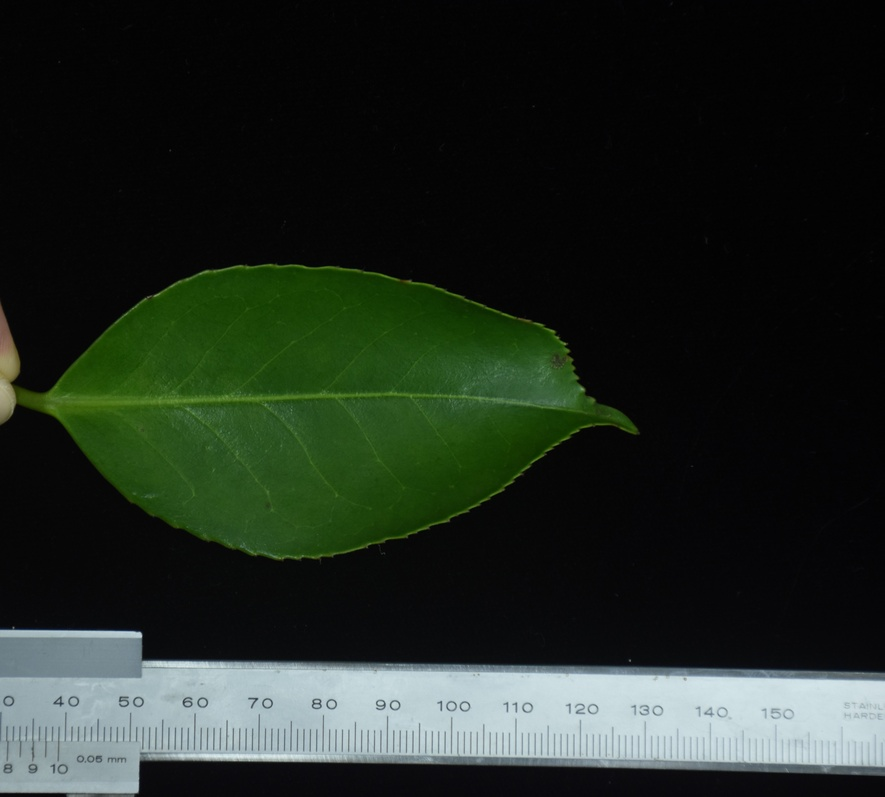
#> input picture area/images/g1.JPG, 885 x 797 px, shrunk from 4438 x 4000 before the run
$ python align.py --in1 ../../../area/images/g1.JPG --in2 ../../../area/images/g1.JPG
#> lines starting #> are read from the running program, lines starting #| are printed output that depends on the picture; after the words box and inside, x2 and y2 are one past the last pixel; in counts of white or black regions, pixels touching at a corner belong together
### src/python/analyze/detect.py
#!/usr/bin/env python3.11
# -*- coding: utf-8 -*-
"""Detect and extract leaves."""

import os
import sys

import cv2
import numpy as np


# [21 lines left out: functions main, args, not called in this run]

class Detect:
    """Detect and extract leaves.

    Extract fresh leaves, stained leaves, Fv/Fm value scale bar
    from an image, and detect each leaf size and tilt.

    Attributes:
        resize (:obj:`int`): Image size after resizing. Defaults to 1000.
        canny_thr1 (:obj:`int`): Canny threshold1. Defaults to 100.
        canny_thr2 (:obj:`int`): Canny threshold2. Defaults to 200.
        bin_thr (:obj:`float`): Threshold of binarization. Defaults to 60.
        bin_max (:obj:`float`): Max value of binarization. Defaults to 255.
        min_area (:obj:`int`): Minimun leaf area as a fraction of the
            image. Defaults to 100.
        hsv_min (:obj:`numpy.ndarray[int]`): Minimum HSV value of green.
            Defaults to [30, 50, 50].
        hsv_max (:obj:`numpy.ndarray[int]`): Maximum HSV value of green.
            Defaults to [90, 255, 200].
        blur (:obj:`tuple`): Kernel size of blur (width, height).
            Defaults to (5,5)
        ext (:obj:`str`): Resutl file extension. Defaults to '.png'
    """

    def __init__(self) -> None:
        self.__set_default()

    def __set_default(self) -> None:
        """Set default value to each parameter."""
        self.resize = 1000
        self.canny_thr1 = 100
        self.canny_thr2 = 200
        self.bin_thr = 60
        self.bin_max = 255
        self.min_area = 100
        self.hsv_min = np.array([30,50,50])
        self.hsv_max = np.array([90,255,200])
        self.blur = (5,5)
        self.ext = '.png'

    # [76 lines left out: functions set_param, __save, __resize, not called in this run]

    def __get_cnts(self, img: np.ndarray) -> list:
        """Find contours with an area larger than the set value.

        Args:
            img (:obj:`numpy.ndarray`): Input binary image.

        Returns:
            list: Contours with an area larger than the set value.
        """
        cnts, _ = cv2.findContours(img, cv2.RETR_EXTERNAL,
                                   cv2.CHAIN_APPROX_SIMPLE)
        height, width = img.shape[:2]
        min_area = height * width / self.min_area
        cnts_list = list(filter(lambda x: cv2.contourArea(x) > min_area, cnts))
        return cnts_list

    def __assess_noise(self, img: np.ndarray) -> int:
        """Assess noise of image.

        Args:
            img (:obj:`numpy.ndarray`): Input image.

        Returns:
            int: Number of noise.
        """
        img_canny = cv2.Canny(img, self.canny_thr1, self.canny_thr2)
        cnts, _ = cv2.findContours(img_canny, cv2.RETR_EXTERNAL, cv2.CHAIN_APPROX_SIMPLE)
        height, width = img.shape[:2]
        min_area = height * width / 1000
        cnts_list = list(filter(lambda x: cv2.contourArea(x) < min_area, cnts))
        return len(cnts_list)

    def __bin(self, img: np.ndarray) -> np.ndarray:
        """Binarization.

        Args:
            img (:obj:`numpy.ndarray`): Input gray scale image.

        Returns:
            numpy.ndarray: Binary image.
        """
        _, img_bin = cv2.threshold(img, self.bin_thr, self.bin_max,
                                   cv2.THRESH_BINARY)
        return img_bin

    # [12 lines left out: function __green_range, not called in this run]

    def extr_leaf(self, input_path: str, output_path: str = './') -> np.ndarray:
        try:
            img = self.__input_img(input_path)
        except (TypeError, ValueError) as e:
            raise
        #img = self.__resize(img)
        try:
            cnts_list = self.__best_hsv(img)
        except (ValueError) as e:
            raise
        for cnts in cnts_list:
            shape = self.__shape_leaf(img, cnts)
            if shape is not None:
                break
        if shape is None:
            raise ValueError('No contours were detected.')
        main_obj = self.__main_obj(img, [shape])
        res_img = img.copy()
        cv2.drawContours(res_img, [main_obj], -1, (0,0,255), 3)
        #self.__save(res_img, 'leaf-cnts', outdir=output_path)
        img = self.__extr(img, main_obj)
        return img, main_obj

    # [17 lines left out: function extr_green, not called in this run]

    def __extr(self, img, cnts):
        mask = np.zeros(img.shape, np.uint8)
        cv2.drawContours(mask, [cnts], 0, (255, 255, 255), -1)
        result = cv2.bitwise_and(img, mask)
        return result

    def __input_img(self, path: str) -> np.ndarray:
        if os.path.isfile(path):
            img = cv2.imread(path)
            if not isinstance(img, np.ndarray):
                raise TypeError(f'\'{path}\' is not an image file')
            else:
                self.img_name = os.path.splitext(os.path.basename(path))[0]
                return img
        else:
            raise ValueError(f'Cannot access \'{path}\': No such file or directory')

    def __shape_leaf(self, img: np.ndarray, cnts: np.ndarray):
        shape_list = []
        for cnt in cnts:
            diff_approx = self.__approx_ellipse(img, cnt)
            if diff_approx:
                shape_list.append([diff_approx, cnt])
        shape_list.sort(key=lambda x: x[0])
        if len(shape_list) > 0:
            return shape_list[0][1]

    def __approx_ellipse(self, img: np.ndarray, cnts: np.ndarray):
        h, w = img.shape[:2]
        img_ellipse = np.zeros(img.shape[:3], np.uint8)
        img_cnts = img_ellipse.copy()
        try:
            ellipse = cv2.fitEllipse(cnts)
        except Exception as e:
            raise ValueError(str(e))
        x, y = ellipse[0]
        elp_h, elp_w = ellipse[1]
        cv2.ellipse(img_ellipse, ellipse, (255,255,255), -1)
        cv2.drawContours(img_cnts, [cnts], -1, (255,255,255), -1)
        img_and = cv2.bitwise_and(img_ellipse, img_cnts)
        img_xor = cv2.bitwise_xor(img_and, img_ellipse)
        xor_area = np.sum(img_xor) / 255 / 3
        elp_area = np.sum(img_ellipse) / 255 / 3
        # Whether the ellipse extends beyond the image or not.
        if ((np.abs(h / 2 - y) + (elp_h / 2)) < (h / 2 * 1.05)) and \
           ((np.abs(w / 2 - x) + (elp_w / 2)) < (w / 2 * 1.05)):
            # How far away from the ellipse.
            if (xor_area / elp_area) < 0.2:
                return xor_area
        else:
            return False

    def __main_obj(self, img: np.ndarray, cnts: np.ndarray) -> np.ndarray:
        h, w = img.shape[:2]
        center = (int(w /2), int(h / 2))
        main_obj = None
        obj_list = []
        for cnt in cnts:
            dist = cv2.pointPolygonTest(cnt, center, True)
            obj_list.append([dist, cnt])
            if dist >= 0:
                main_obj = cnt
        if main_obj is None:
            obj_list.sort(key=lambda x: x[0], reverse=True)
            main_obj = obj_list[0][1]
        return main_obj

    # [11 lines left out: function __green_ratio, not called in this run]

    def __best_hsv(self, img: np.ndarray) -> list:
        """Sort H, S, and V in order of decreasing noise

        Args:
            img (:obj:`numpy.ndarray`): Input color image.

        Returns:
            list: List of contours sorted in order of decreasing noise.
        """
        img_hsv = cv2.cvtColor(img, cv2.COLOR_BGR2HSV)
        hsv = cv2.split(img_hsv)
        best = []
        h, w = img.shape[:2]
        area = h * w
        for image in hsv:
            bin = self.__bin(image)
            white = np.sum(bin) / 255
            black = area - white
            if (white / area) > 0.98 or (black / area) > 0.98:
                continue
            cnts = self.__get_cnts(bin)
            noise = self.__assess_noise(image)
            if len(cnts) > 0:
                best.append([noise, cnts])
        if len(best):
            best.sort(key=lambda x: x[0])
            result = [r[1] for r in best]
            return result
        else:
            raise ValueError('No object was detected.')


# [3 lines that do not run on import are left out]

### src/python/analyze/align.py

"""Align the size and tilt of images with each other."""

import argparse
import os
import sys

import cv2
import numpy as np

from .detect import Detect


def main():
    in1, in2, m1, m2, out = args()
    d = Detect()
    try:
        name1 = get_name(in1)
        name2 = get_name(in2)
        if m1 == 'leaf':
            img1, cnt1 = d.extr_leaf(in1, out)
#> in __input_img, img is the input picture: shape (797, 885, 3); mean B, G, R 33.8, 42.3, 33.2
#> the loop in __best_hsv, `for image in hsv:` made 3 passes
#> (white, black, noise) on passes 1 to 3: (226615, 478730, 538), (195603, 509742, 825), (203952, 501393, 246)
#> pass 1, in __bin, `_, img_bin = cv2.threshold(img, self.bin_thr, self.bin_max, cv2.THRESH..`:
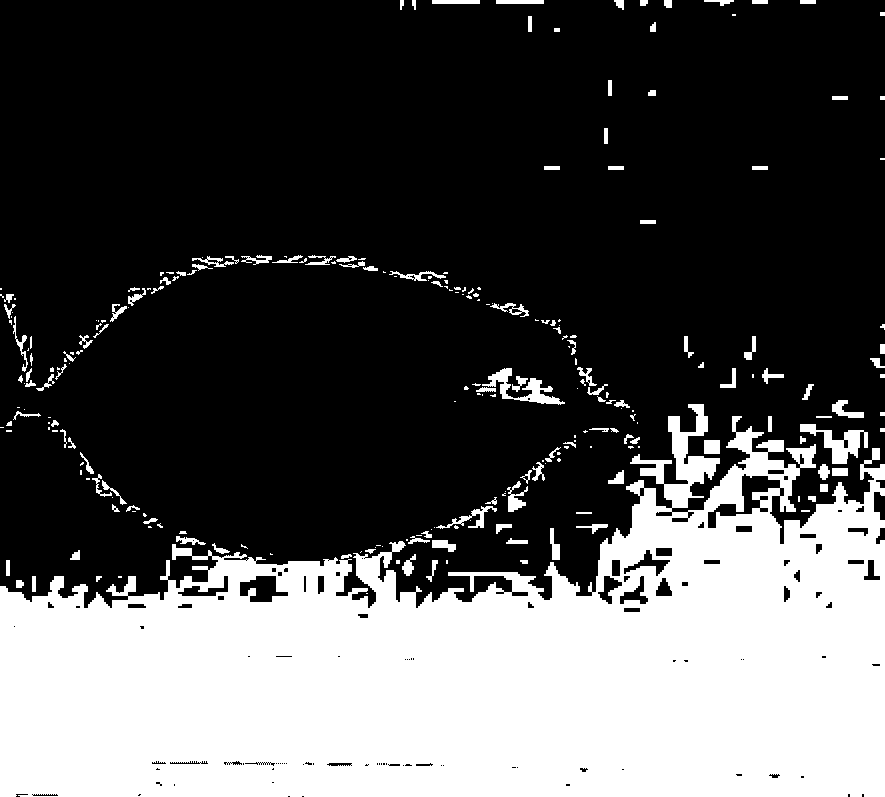
#> img_bin: shape (797, 885); 32.1% white; 251 white regions (118 under 20 px), largest, box (x1, y1, x2, y2) and area: (0, 404, 885, 797) 214105, (800, 424, 868, 464) 1039, (482, 368, 565, 405) 932
#> after the loop in __best_hsv, `for image in hsv:`:
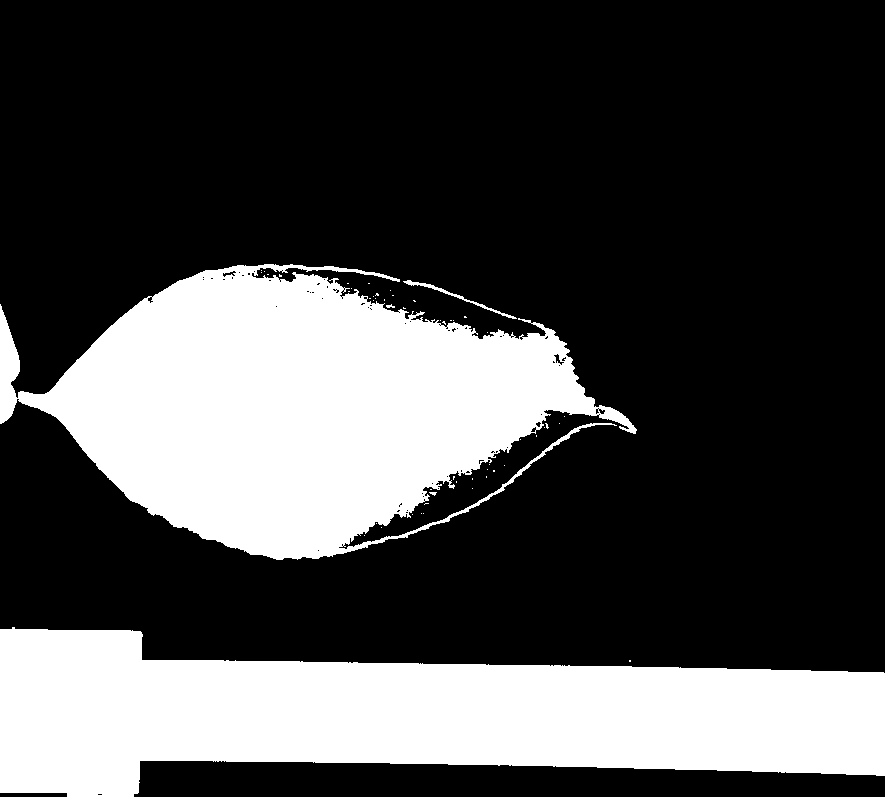
#> bin: shape (797, 885); 28.9% white; 54 white regions (50 under 20 px), largest, box (x1, y1, x2, y2) and area: (0, 264, 637, 560) 104682, (0, 627, 885, 797) 98773, (403, 280, 517, 319) 338, (386, 304, 395, 308) 22
#> after the loop in __best_hsv, `for image in hsv:`: best = 3 items
#> the loop in extr_leaf, `for cnts in cnts_list:` made 1 pass
#> the loop in __main_obj, `for cnt in cnts:` made 1 pass
#> dist on pass 1: 68.88
#> after the loop in __main_obj, `for cnt in cnts:`: obj_list = 1 item
#> in extr_leaf, `main_obj = self.__main_obj(img, [shape])`: main_obj = contour of 1730 points, box (x1, y1, x2, y2) (0, 264, 637, 560), area 103470
#> cnt1 has the same summary as main_obj in extr_leaf
        elif m1 == 'green':
            img1, cnt1 = d.extr_green(in1, out)
        if m2 == 'leaf':
            img2, cnt2 = d.extr_leaf(in2, out)
#> the loop in __best_hsv (call 2), `for image in hsv:` made 3 passes
#> the loop in extr_leaf (call 2), `for cnts in cnts_list:` made 1 pass
#> the loop in __main_obj (call 2), `for cnt in cnts:` made 1 pass
#> cnt2 has the same summary as main_obj in extr_leaf
        elif m2 == 'green':
            img2, cnt2 = d.extr_green(in2, out)
    except (TypeError, ValueError) as e:
        print(e)
        sys.exit()
    a = Align()
    try:
        img1, img2 = a.run(img1, img2, cnt1, cnt2)
        a.save(img1, name1, out)
        a.save(img2, name2, out)
    except ValueError as e:
        print(e)
        sys.exit()

def get_name(path):
    if os.path.isfile(path):
        img_name = os.path.splitext(os.path.basename(path))[0]
        return img_name
    else:
        raise ValueError(f'Cannot access \'{path}\': No such file or directory')

def args():
    parser = argparse.ArgumentParser()
    parser.add_argument('--in1', required=True)
    parser.add_argument('--in2', required=True)
    parser.add_argument('--m1', default='leaf', choices=['leaf', 'green'])
    parser.add_argument('--m2', default='leaf', choices=['leaf', 'green'])
    parser.add_argument('-o', '--output', default='./')
    args = parser.parse_args()
    return args.in1, args.in2, args.m1, args.m2, args.output

class Align:
    """Align the size and tilt of images with each other."""

    def __init__(self) -> None:
        pass

    def save(self, img, name, output_path):
        output = output_path + name + '_arranged.png'
        cv2.imwrite(output, img)


    def run(self, img1, img2, cnt1, cnt2):
        rotated1, center1, angle1 = self.__tilt(img1, cnt1)
#> in __tilt, `center, _, angle = cv2.fitEllipse(cnts)`: center = (290.6, 406.2); angle = 91.27
        rotated2, center2, angle2 = self.__tilt(img2, cnt2)
        max_h1, max_w1 = self.__max_size(rotated1)
        max_h2, max_w2 = self.__max_size(rotated2)
        scale = max_h2 / max_h1
        rotated1 = cv2.resize(rotated1, dsize=None, fx=scale, fy=scale)
        _, img_cnts1 = self.__get_cnts(rotated1)
        _, img_cnts2 = self.__get_cnts(rotated2)
        size = [int(max_h2 * 1.2), int(max_w2 * 1.2)]
        try:
            best = self.__best_overlay(img_cnts1, img_cnts2, size)
        except ValueError as e:
            raise
        img1 = self.__rotate(img1, angle1, center1)
        img1 = cv2.resize(img1, dsize=None, fx=scale, fy=scale)
        img1 = cv2.resize(img1, dsize=None, fx=best[1], fy=1)
        img1 = self.__crop(img1, size, best[2])
        img2 = self.__rotate(img2, angle2, center2)
        img2 = self.__crop(img2, size)
        img_overlay = cv2.addWeighted(src1=img1, alpha=1, src2=img2, beta=0.3, gamma=0)
        #cv2.imwrite('test_res.png', img_overlay)
        return img1, img2, img_overlay


    def __tilt(self, img, cnts):
        center, _, angle = cv2.fitEllipse(cnts)
        bin = np.zeros(img.shape[:2], np.uint8)
        cv2.drawContours(bin, [cnts], -1, 255, -1)
        rotated = self.__rotate(bin, angle, center)
#> in __rotate, `radius = np.sqrt(max(np.sum((center - corners) ** 2, axis=1)))`: radius = 719.9
#> in __rotate, `frame = int(2 * radius)`: frame = 1439
#> in __rotate, `trans = cv2.getRotationMatrix2D(center, angle - 90, 1)`: trans = [[1, 0.0221, -8.9], [-0.0221, 1, 6.52]]
        return rotated, center, angle

    def __best_overlay(self, img1, img2, size):
        pos_range = int(size[1] / 10)
        img2 = self.__crop(img2, size)
        overlap = []
        for i in range(-20, 21, 1):
            fx = (100 + i) / 100
            resized = cv2.resize(img1, dsize=None, fx=fx, fy=1)
            for pos in range(-pos_range, pos_range, 1):
                img = self.__crop(resized, size, pos)
                if img.shape == img2.shape:
                    img_overlay = cv2.bitwise_and(img, img2)
                    white = np.sum(img_overlay)
                    overlap.append([white, fx, pos])
        if len(overlap) > 0:
            best = max(overlap, key=lambda x: x[0])
        else:
            raise ValueError('Cannot match same size.')
        return best

    def __get_cnts(self, img):
        cnts, _ = cv2.findContours(img, cv2.RETR_EXTERNAL, cv2.CHAIN_APPROX_SIMPLE)
        best_cnts = max(cnts, key=lambda x: cv2.contourArea(x))
        img_cnts = np.zeros(img.shape[:2], np.uint8)
        cv2.drawContours(img_cnts, [best_cnts], -1, 255, 5)
        return best_cnts, img_cnts


    def __max_size(self, img):
        height = (img == 255).sum(axis=0)
        max_height = height.max()
        width = (img == 255).sum(axis=1)
        max_width = width.max()
        return max_height, max_width

    def __crop(self, img, size, param=0):
        h, w = img.shape[:2]
        y, x = list(map(lambda x: int(x), size[:2]))
        crop = img[int(h / 2 - y / 2) : int(h / 2 + y / 2), int(w / 2 - x / 2 - param) : int(w / 2 + x / 2 -param)]
        return crop

    def __rotate(self, img, angle, center):
        h, w = img.shape[:2]
        corners = np.array([(0,0), (w,0), (w,h), (0,h)])
        radius = np.sqrt(max(np.sum((center - corners) ** 2, axis=1)))
        frame = int(2 * radius)
        trans = cv2.getRotationMatrix2D(center, angle - 90, 1)
        trans[0][2] += radius - center[0]
        trans[1][2] += radius - center[1]
        rotated = cv2.warpAffine(img, trans, (frame, frame))
        return rotated

if __name__ == '__main__':
    main()
#> in run, `rotated1, center1, angle1 = self.__tilt(img1, cnt1)`: center1 = (290.6, 406.2); angle1 = 91.27
#> in run, `rotated2, center2, angle2 = self.__tilt(img2, cnt2)`: center2 = (290.6, 406.2); angle2 = 91.27
#> in __max_size, `height = (img == 255).sum(axis=0)`: height = 1439 values, max 287 at index 725, min 0 at index 0, mean 71.53
#> in __max_size, `max_height = height.max()`: max_height = 287
#> in __max_size, `width = (img == 255).sum(axis=1)`: width = 1439 values, max 611 at index 716, min 0 at index 0, mean 71.53
#> in __max_size, `max_width = width.max()`: max_width = 611
#> in run, `max_h1, max_w1 = self.__max_size(rotated1)`: max_h1 = 287; max_w1 = 611
#> in run, `max_h2, max_w2 = self.__max_size(rotated2)`: max_h2 = 287; max_w2 = 611
#> in run, `scale = max_h2 / max_h1`: scale = 1
#> in __get_cnts, `cnts, _ = cv2.findContours(img, cv2.RETR_EXTERNAL, cv2.CHAIN_APPROX_SI..`: cnts = 1 contour; box (x1, y1, x2, y2) and area: (427, 577, 1067, 874) 105691
#> in __get_cnts, `best_cnts = max(cnts, key=lambda x: cv2.contourArea(x))`: best_cnts = contour of 1544 points, box (x1, y1, x2, y2) (427, 577, 1067, 874), area 105691
#> in __get_cnts, `cv2.drawContours(img_cnts, [best_cnts], -1, 255, 5)`:
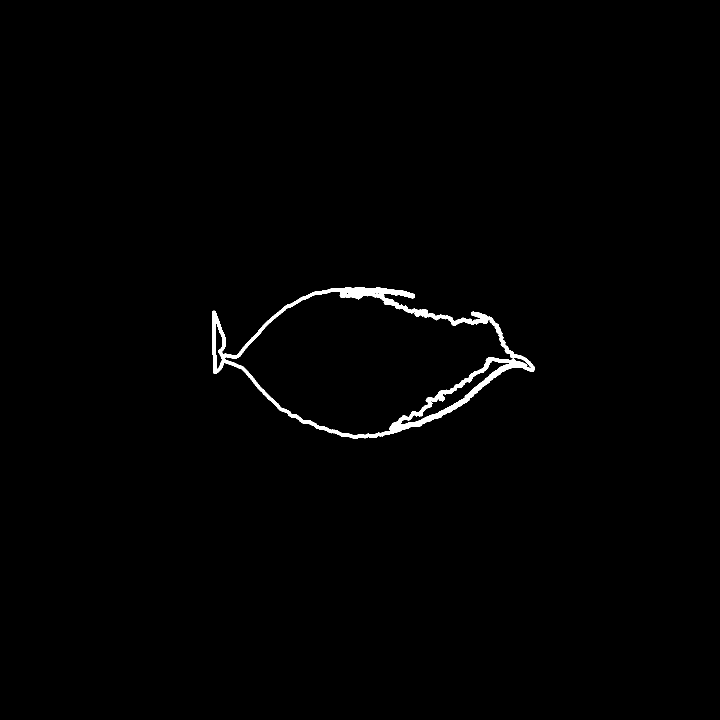
#> img_cnts: shape (1439, 1439) (shown at 1/2 size); 0.86% white; 1 white region, box (x1, y1, x2, y2) and area: (424, 574, 1070, 877) 17840
#> in run, `size = [int(max_h2 * 1.2), int(max_w2 * 1.2)]`: size = [344, 733]
#> in __best_overlay, `pos_range = int(size[1] / 10)`: pos_range = 73
#> in __crop, `y, x = list(map(lambda x: int(x), size[:2]))`: y = 344; x = 733
#> the loop in __best_overlay, `for i in range(-20, 21, 1):` made 41 passes
#> pass 1, in __best_overlay, `resized = cv2.resize(img1, dsize=None, fx=fx, fy=1)`:
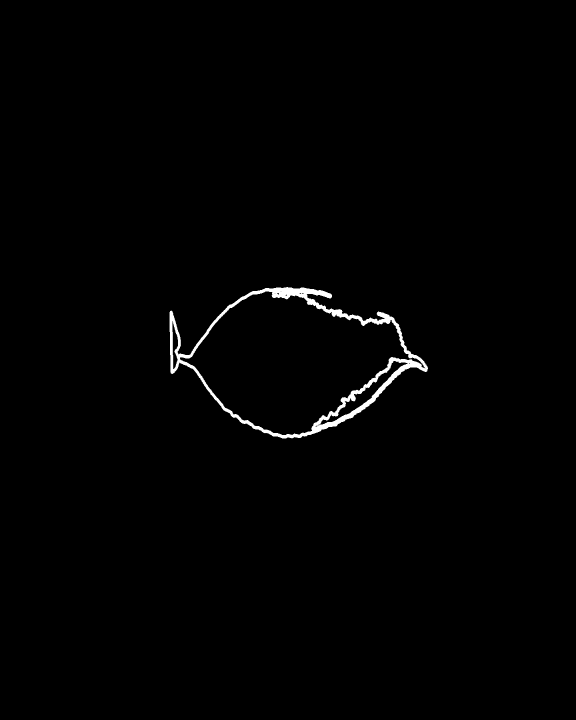
#> resized: shape (1439, 1151) (shown at 1/2 size); min 0, max 255, mean 2.2
#> pass 1, in __crop (call 4), `crop = img[int(h / 2 - y / 2) : int(h / 2 + y / 2), int(w / 2 - x / 2 ..`:
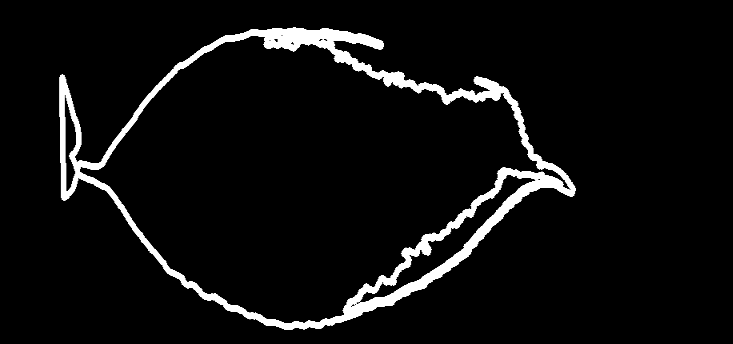
#> crop: shape (344, 733); min 0, max 255, mean 14.4
#> after the loop in __best_overlay, `for i in range(-20, 21, 1):`:
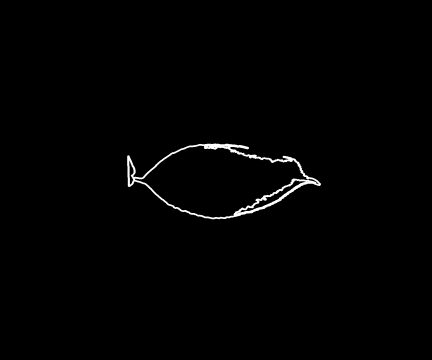
#> resized: shape (1439, 1727) (shown at 1/4 size); min 0, max 255, mean 2.2
#> in run, `img_overlay = cv2.addWeighted(src1=img1, alpha=1, src2=img2, beta=0.3,..`:
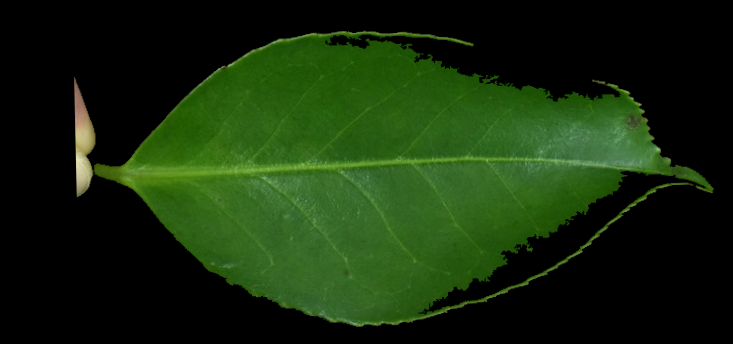
#> img_overlay: shape (344, 733, 3); mean B, G, R 11.6, 42.7, 21.5
#> (the program exits here)
